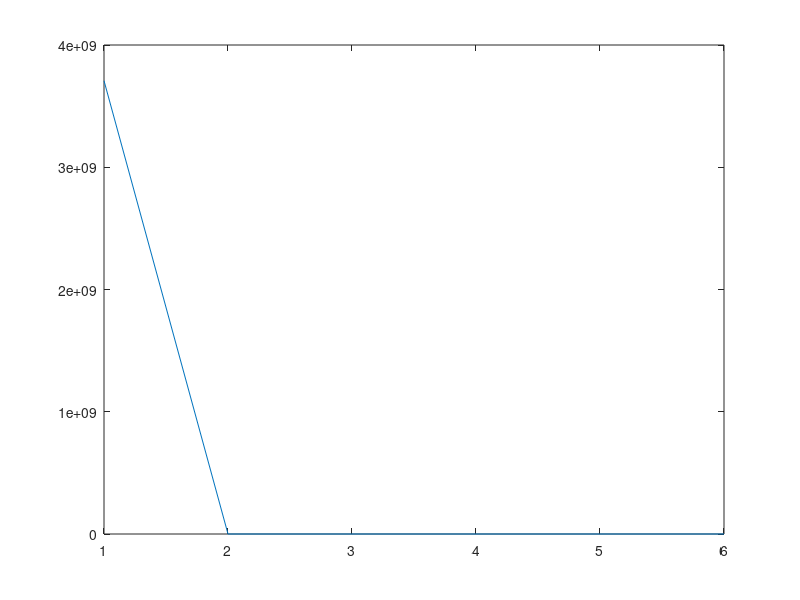
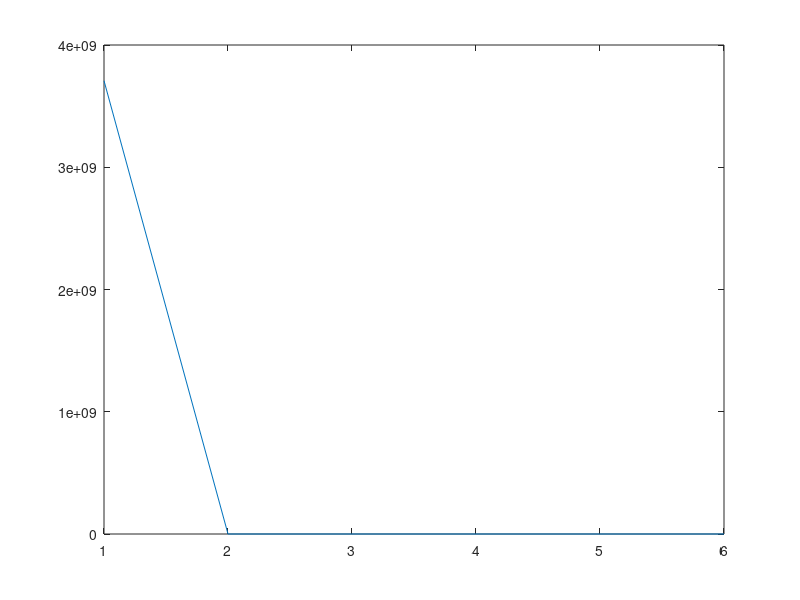

Source code (MATLAB) for these figures, in order:
%
% Data Analysis:
%   To compare and analyze data we get out from our Simulink/SimX
%   simulations.
%

load('mechData.mat')
load('elecData.mat')

figure(1)
clf
plot(mechData.J1_angle)

figure(2)
clf
plot(elecData.I)
